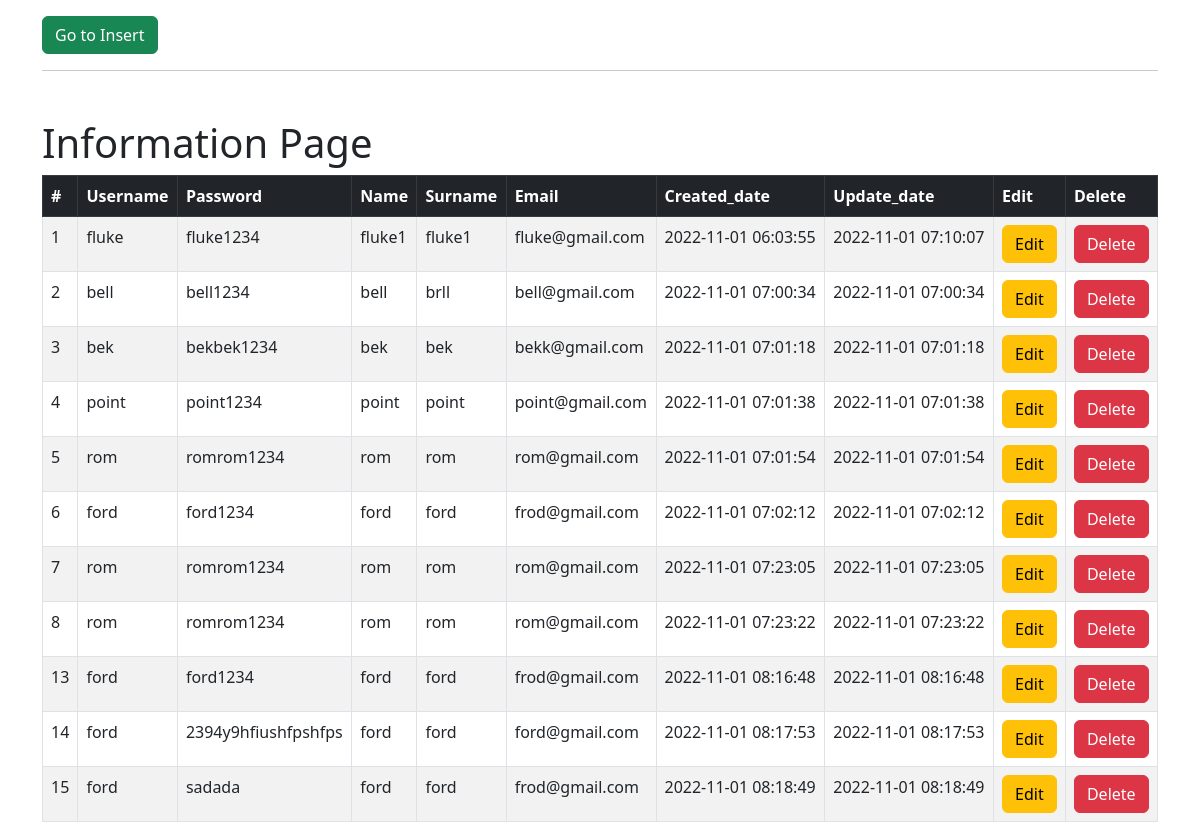
The page / on the database its author committed.
### tables this page shows
CREATE TABLE `tbluser` (
  `id` int(11) NOT NULL,
  `username` varchar(255) NOT NULL,
  `password` varchar(255) NOT NULL,
  `name` varchar(255) NOT NULL,
  `surname` varchar(255) NOT NULL,
  `email` varchar(255) NOT NULL,
  `created_date` timestamp NOT NULL DEFAULT current_timestamp(),
  `update_date` timestamp NOT NULL DEFAULT current_timestamp() ON UPDATE current_timestamp()
);

### functions.php (called while the page is built, shortened)
<?php
    class DB_con {
        function __construct() {
            $conn = mysqli_connect(DB_SERVER, DB_USER, DB_PASS, DB_NAME);
            $this->dbcon = $conn;
        }
        public function fetchdata(){
            $result = mysqli_query($this->dbcon, "SELECT * FROM tbluser");
            return $result;
        }
    }
?>

### index.php (the view, shortened to what this page needs)
<!DOCTYPE html>
<html lang="en">
<head>
    <link href="https://cdn.jsdelivr.net/npm/bootstrap@5.2.2/dist/css/bootstrap.min.css" rel="stylesheet">
</head>
<body>
    <div class="container">
        <a href="insert.php" class="btn btn-success mt-3">Go to Insert</a>
        <hr>
        <h1 class="mt-5">Information Page</h1>
        <table id="mytable" class="table table-bordered table-striped">
            <thead  class="table-dark">
                <th>#</th>
                <th>Username</th>
                <th>Password</th>
                <th>Name</th>
                <th>Surname</th>
                <th>Email</th>
                <th>Created_date</th>
                <th>Update_date</th>
                <th>Edit</th>
                <th>Delete</th>
            </thead>
            <tbody>
                <?php
                    include_once('functions.php');
                    $fetchdata = new DB_con();
                    $sql = $fetchdata->fetchdata();
                    while($row = mysqli_fetch_array($sql)){
                ?>
                    <tr>
                        <td><?php echo $row['id']; ?></td>
                        <td><?php echo $row['username']; ?></td>
                        <td><?php echo $row['password']; ?></td>
                        <td><?php echo $row['name']; ?></td>
                        <td><?php echo $row['surname']; ?></td>
                        <td><?php echo $row['email']; ?></td>
                        <td><?php echo $row['created_date']; ?></td>
                        <td><?php echo $row['update_date']; ?></td>
                        <td><a href="update.php?id=<?php echo $row['id']; ?>" class="btn btn-warning">Edit</a></td>
                        <td><a href="delete.php?del=<?php echo $row['id']; ?>" class="btn btn-danger"
                        onclick="return confirm('Delete customer data of <?php echo $row['name']; ?> ?')">Delete</a></td>
                    </tr>
                <?php
                    }
                ?>
            </tbody>
        </table>
    </div>
</body>
</html>

### rows shown on the page
tbluser: id "1", username "fluke", password "fluke1234", name "fluke1", surname "fluke1", email "fluke@gmail.com", created_date "2022-11-01 06:03:55", update_date "2022-11-01 07:10:07"
tbluser: id "2", username "bell", password "bell1234", name "bell", surname "brll", email "bell@gmail.com", created_date "2022-11-01 07:00:34", update_date "2022-11-01 07:00:34"
tbluser: id "3", username "bek", password "bekbek1234", name "bek", surname "bek", email "bekk@gmail.com", created_date "2022-11-01 07:01:18", update_date "2022-11-01 07:01:18"
tbluser: id "4", username "point", password "point1234", name "point", surname "point", email "point@gmail.com", created_date "2022-11-01 07:01:38", update_date "2022-11-01 07:01:38"
tbluser: id "5", username "rom", password "romrom1234", name "rom", surname "rom", email "rom@gmail.com", created_date "2022-11-01 07:01:54", update_date "2022-11-01 07:01:54"
tbluser: id "6", username "ford", password "ford1234", name "ford", surname "ford", email "frod@gmail.com", created_date "2022-11-01 07:02:12", update_date "2022-11-01 07:02:12"
tbluser: id "7", username "rom", password "romrom1234", name "rom", surname "rom", email "rom@gmail.com", created_date "2022-11-01 07:23:05", update_date "2022-11-01 07:23:05"
tbluser: id "8", username "rom", password "romrom1234", name "rom", surname "rom", email "rom@gmail.com", created_date "2022-11-01 07:23:22", update_date "2022-11-01 07:23:22"
tbluser: id "13", username "ford", password "ford1234", name "ford", surname "ford", email "frod@gmail.com", created_date "2022-11-01 08:16:48", update_date "2022-11-01 08:16:48"
tbluser: id "14", username "ford", password "2394y9hfiushfpshfps", name "ford", surname "ford", email "ford@gmail.com", created_date "2022-11-01 08:17:53", update_date "2022-11-01 08:17:53"
tbluser: id "15", username "ford", password "sadada", name "ford", surname "ford", email "frod@gmail.com", created_date "2022-11-01 08:18:49", update_date "2022-11-01 08:18:49"
